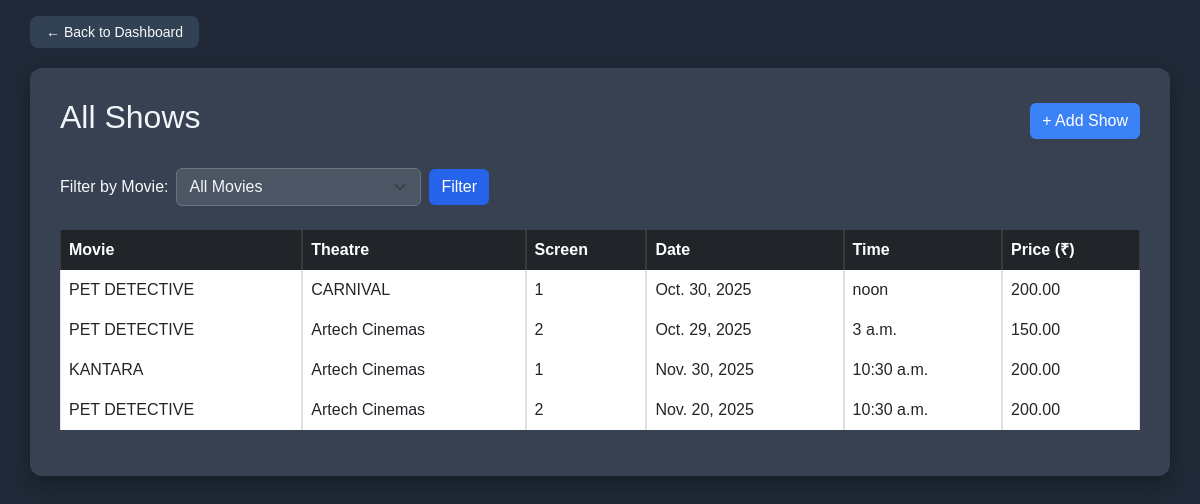
The app's page /admin-panel/view-shows/ (signed in) with its own data.
### bms/models.py (models this page shows, shortened)
class Show(models.Model):
    movie = models.ForeignKey(Movie,on_delete=models.CASCADE,related_name="shows")
    theatre = models.ForeignKey(Theatre,on_delete=models.CASCADE,related_name="shows")
    screen = models.ForeignKey(Screen,on_delete=models.CASCADE)
    show_time = models.TimeField()
    show_date = models.DateField()
    ticket_price = models.DecimalField(max_digits=6, decimal_places=2)

class Movie(models.Model):
    title = models.CharField(max_length=200)
    description = models.TextField()
    release_date = models.DateField()
    duration = models.CharField(max_length=50, default="N/A")
    language = models.CharField(max_length=50, default="Unknown")
    genre = models.CharField(max_length=100, default="Uncategorized")
    main_image = models.ImageField(upload_to='movies/main_images/', null=True, blank=True)
    cover_image = models.ImageField(upload_to='movies/cover_images/', null=True, blank=True)

class Theatre(models.Model):
    name = models.CharField(max_length=200)
    location = models.CharField(max_length=200)
    total_screens = models.PositiveBigIntegerField(default=1)

class Screen(models.Model):
    theatre = models.ForeignKey(Theatre,on_delete=models.CASCADE,related_name="screens")
    screen_number = models.CharField(max_length=10)
    total_seats = models.PositiveIntegerField(default=50)

### bms/views.py (the view)
# urls.py: path('admin-panel/view-shows/', views.view_shows, name='view_shows'),
@admin_required
def view_shows(request):
    movie_id = request.GET.get('movie')
    shows = Show.objects.select_related('movie', 'theatre', 'screen')
    today = timezone.localdate()
    shows = shows.filter(show_date__gte=today)
    if movie_id:
        shows = shows.filter(movie_id=movie_id)
    movies = Movie.objects.all()
    return render(request, 'adminpanel/view_shows.html', {
        'shows': shows,
        'movies': movies,
        'request': request,
    })

### bms/views.py (called while the page is built)
def admin_required(view_func):
    @wraps(view_func)
    def wrapper(request, *args, **kwargs):
        if not request.user.is_authenticated or not request.user.is_staff:
            messages.error(request, "You must login as admin to access this page.")
            return redirect('admin_login')
        return view_func(request, *args, **kwargs)
    return wrapper

### templates/adminpanel/view_shows.html (shortened to what this page needs)
<!DOCTYPE html>
<html lang="en">
    <head>
        <link href="https://cdn.jsdelivr.net/npm/bootstrap@5.3.0/dist/css/bootstrap.min.css" rel="stylesheet">
        {% load static %}
        <link rel="stylesheet" href="{% static 'adminpanelcss/view_shows.css' %}">
    </head>
    <body>
        <div class="top-bar">
            <a href="{% url 'admin_dashboard' %}" class="back-btn">← Back to Dashboard</a>
        </div>
        <div class="container mt-5 table-container">
            <div class="d-flex justify-content-between align-items-center mb-4">
                <h2>All Shows</h2>
                <a href="{% url 'add_show' %}" class="btn btn-success">+ Add Show</a>
            </div>
            <form method="get" class="mb-4 d-flex gap-2 align-items-center">
                <label for="movie" class="text-light mb-0">Filter by Movie:</label>
                <select name="movie" id="movie" class="form-select w-auto">
                    <option value="">All Movies</option>
                </select>
                <button type="submit" class="btn btn-primary">Filter</button>
            </form>
            <div class="table-responsive">
                <table class="table table-hover table-bordered align-middle text-light">
                    <thead class="table-dark">
                        <tr>
                            <th>Movie</th>
                            <th>Theatre</th>
                            <th>Screen</th>
                            <th>Date</th>
                            <th>Time</th>
                            <th>Price (₹)</th>
                        </tr>
                    </thead>
                    <tbody>
                        {% for show in shows %}
                            <tr>
                                <td>{{ show.movie.title }}</td>
                                <td>{{ show.theatre.name }}</td>
                                <td>{{ show.screen.screen_number }}</td>
                                <td>{{ show.show_date }}</td>
                                <td>{{ show.show_time }}</td>
                                <td>{{ show.ticket_price }}</td>
                            </tr>
                        {% empty %}
                            <tr>
                                <td colspan="6" class="text-center">No shows added yet.</td>
                            </tr>
                        {% endfor %}
                    </tbody>
                </table>
            </div>
        </div>
    </body>
</html>

### static/adminpanelcss/view_shows.css (style rules this page uses)
body { background-color: #1f2937; font-family: 'Montserrat', sans-serif; color: #f1f5f9; min-height: 100vh; padding: 20px 0; }
.top-bar { position: absolute; top: 20px; left: 30px; }
.back-btn { text-decoration: none; background-color: #334155; color: #f8fafc; padding: 8px 16px; border-radius: 8px; font-size: 14px; transition: background 0.3s, transform 0.2s; }
.table-container { background-color: #374151; padding: 30px; border-radius: 12px; box-shadow: 0 8px 20px rgba(0,0,0,0.3); }
table { background-color: #4b5563; border-collapse: separate; border-spacing: 0; }
thead.table-dark { background-color: #1f2937 !important; }
table th, table td { vertical-align: middle; color: #f1f5f9; }
form select.form-select { background-color: #4b5563; color: #f1f5f9; border: 1px solid #6b7280; }
form select.form-select option { color: #000; }
form label { font-weight: 500; }
.btn-success { background-color: #3b82f6; border: none; transition: background 0.3s; }
.btn-primary { background-color: #2563eb; border: none; transition: background 0.3s; }

### records on screen
Show: movie "PET DETECTIVE", theatre.name "CARNIVAL", screen.screen_number "1", show_date "Oct. 30, 2025", show_time "noon", ticket_price "200.00"
Show: movie "PET DETECTIVE", theatre.name "Artech Cinemas", screen.screen_number "2", show_date "Oct. 29, 2025", show_time "3 a.m.", ticket_price "150.00"
Show: movie "KANTARA", theatre.name "Artech Cinemas", screen.screen_number "1", show_date "Nov. 30, 2025", show_time "10:30 a.m.", ticket_price "200.00"
Show: movie "PET DETECTIVE", theatre.name "Artech Cinemas", screen.screen_number "2", show_date "Nov. 20, 2025", show_time "10:30 a.m.", ticket_price "200.00"
